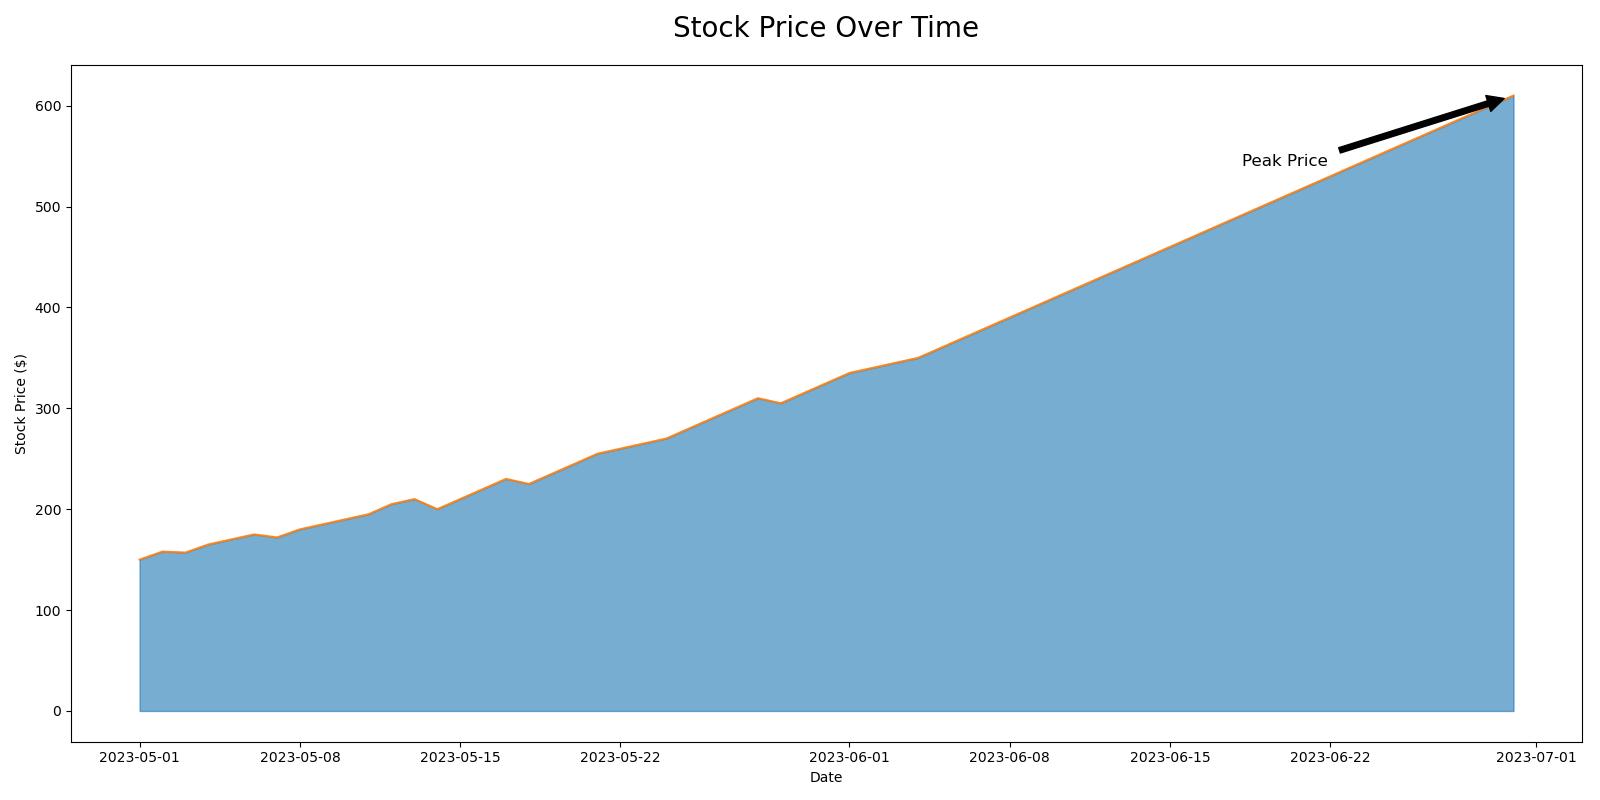

Recreate this plot in Python.

import matplotlib.pyplot as plt
import pandas as pd

data = {
    'Date': pd.date_range(start='2023-05-01', periods=61, freq='D'),
    'Stock_Price': [
        150, 158, 157, 165, 170, 175, 172, 180, 185, 190, 195, 205, 210, 200, 210,
        220, 230, 225, 235, 245, 255, 260, 265, 270, 280, 290, 300, 310, 305, 315,
        325, 335, 340, 345, 350, 360, 370, 380, 390, 400, 410, 420, 430, 440, 450,
        460, 470, 480, 490, 500, 510, 520, 530, 540, 550, 560, 570, 580, 590, 600, 610
    ]
}

df = pd.DataFrame(data)

plt.figure(figsize=(16, 8))
plt.fill_between(df['Date'], df['Stock_Price'], color='#1f77b4', alpha=0.6)
plt.plot(df['Date'], df['Stock_Price'], color='#ff7f0e', alpha=0.9)

plt.title('Stock Price Over Time', fontsize=20, pad=20)
plt.xlabel('Date')
plt.ylabel('Stock Price ($)')

plt.annotate('Peak Price', xy=(pd.Timestamp('2023-06-30'), 610), xytext=(pd.Timestamp('2023-06-20'), 540),
             arrowprops=dict(facecolor='black', shrink=0.05),
             fontsize=12, ha='center')

plt.tight_layout()
plt.show()
